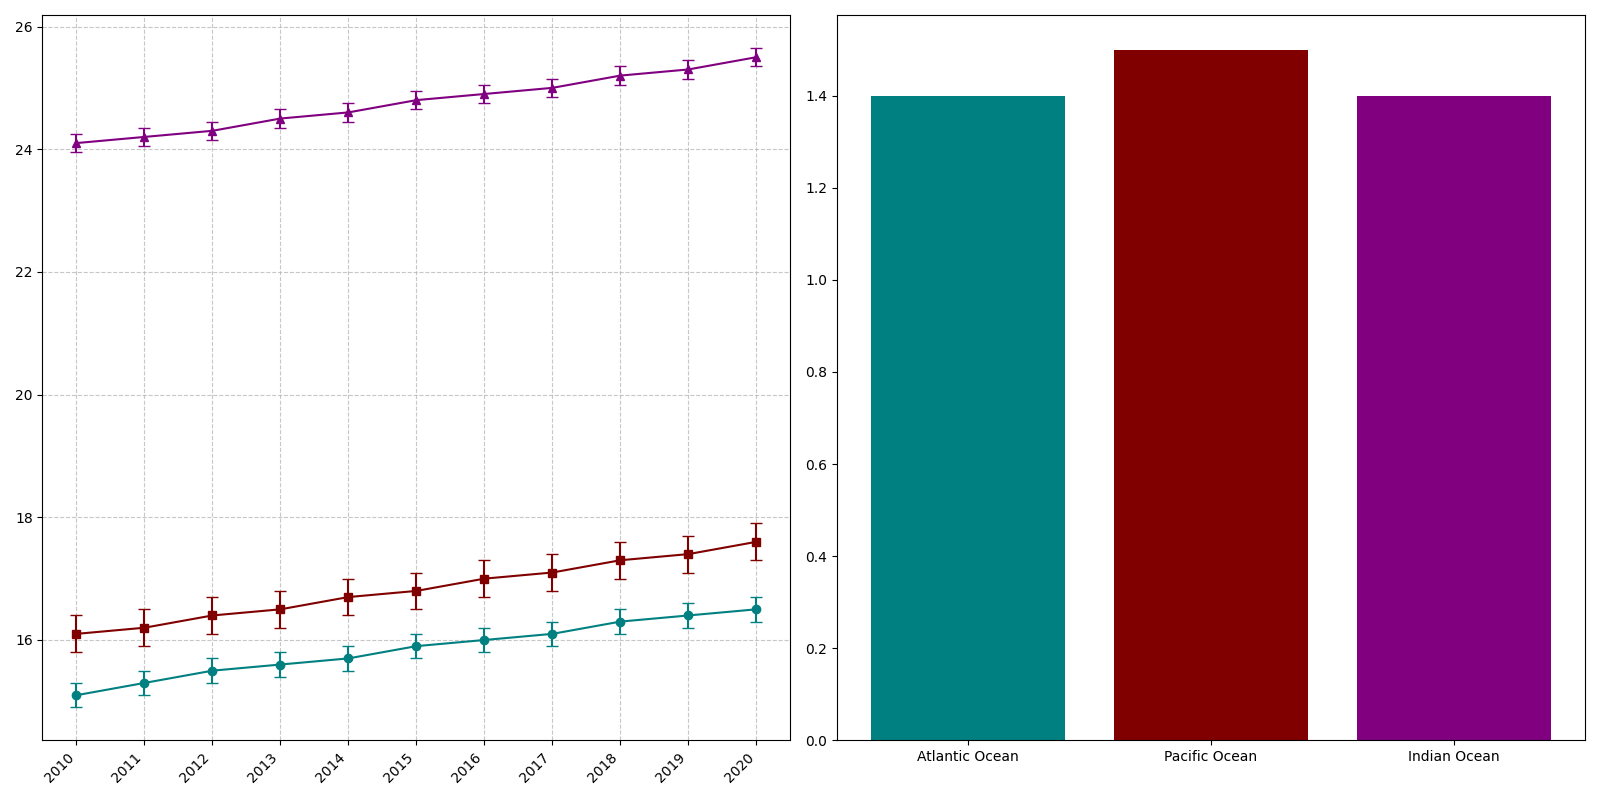

Write Python code to recreate this figure.
import matplotlib.pyplot as plt
import numpy as np

years = np.arange(2010, 2021)

atlantic_temp = np.array([15.1, 15.3, 15.5, 15.6, 15.7, 15.9, 16.0, 16.1, 16.3, 16.4, 16.5])
pacific_temp = np.array([16.1, 16.2, 16.4, 16.5, 16.7, 16.8, 17.0, 17.1, 17.3, 17.4, 17.6])
indian_temp = np.array([24.1, 24.2, 24.3, 24.5, 24.6, 24.8, 24.9, 25.0, 25.2, 25.3, 25.5])

atlantic_err = np.array([0.2] * len(years))
pacific_err = np.array([0.3] * len(years))
indian_err = np.array([0.15] * len(years))

atlantic_inc = atlantic_temp[-1] - atlantic_temp[0]
pacific_inc = pacific_temp[-1] - pacific_temp[0]
indian_inc = indian_temp[-1] - indian_temp[0]

increases = [atlantic_inc, pacific_inc, indian_inc]
oceans = ['Atlantic Ocean', 'Pacific Ocean', 'Indian Ocean']

colors = ['teal', 'maroon', 'purple']

fig, axes = plt.subplots(1, 2, figsize=(16, 8))

ax1 = axes[0]
ax1.errorbar(years, atlantic_temp, yerr=atlantic_err, fmt='-o', color=colors[0], capsize=4)
ax1.errorbar(years, pacific_temp, yerr=pacific_err, fmt='-s', color=colors[1], capsize=4)
ax1.errorbar(years, indian_temp, yerr=indian_err, fmt='-^', color=colors[2], capsize=4)

ax1.grid(True, linestyle='--', alpha=0.7)
ax1.set_xticks(years)
ax1.set_xticklabels(years, rotation=45, ha='right')

ax2 = axes[1]
bars = ax2.bar(oceans, increases, color=colors)

plt.tight_layout()
plt.show()
